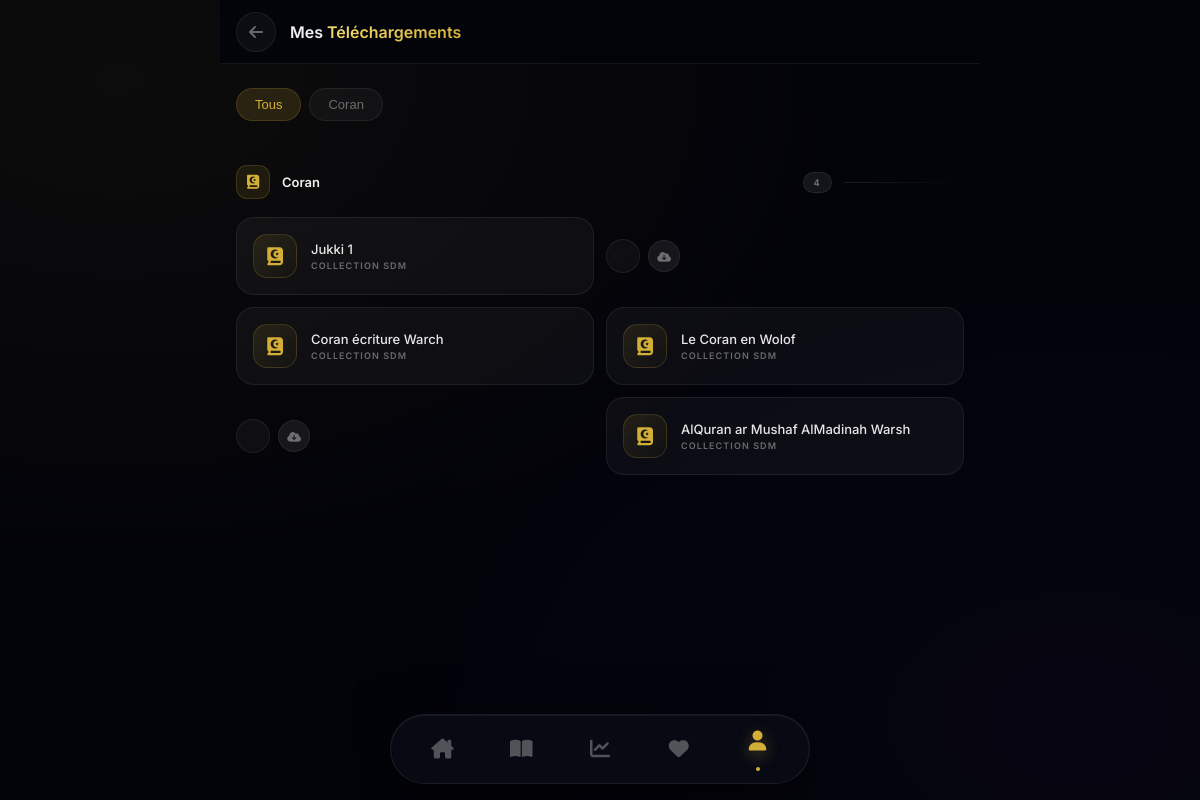
Page /telechargements/ (signed in) on the committed database.
### bibliotheque/models.py (models this page shows, shortened)
class Coran(models.Model):
    titre = models.CharField(max_length=100, db_index=True)
    numero = models.IntegerField(blank=True, null=True)
    traduction_fr = models.TextField(blank=True, null=True)
    fichier_pdf = models.FileField(upload_to='coran_pdf/', blank=True, null=True)
    fichier_audio = models.FileField(upload_to='coran_audio/', blank=True, null=True)
    est_premium = models.BooleanField(default=False, help_text="Cocher pour réserver ce contenu aux utilisateurs Premium")

### bibliotheque/views.py (the view)
# urls.py: path('telechargements/', views.view_telechargements, name='telechargements'),
@login_required
def view_telechargements(request):
    telechargements = Telechargement.objects.filter(user=request.user)
    telechargements_by_type = {
        'Khassida': [],
        'Coran': [],
        'Son': []
    }
    for tc in telechargements:
        if tc.content_object is None:
            continue
        model_name = tc.content_type.model
        if model_name == 'khassida':
            telechargements_by_type['Khassida'].append(tc.content_object)
        elif model_name == 'coran':
            telechargements_by_type['Coran'].append(tc.content_object)
        elif model_name == 'son':
            telechargements_by_type['Son'].append(tc.content_object)
    context = {
        'telechargements_by_type': telechargements_by_type
    }
    return render(request, 'bibliotheque/telechargements.html', context)

### bibliotheque/templates/bibliotheque/telechargements.html (shortened to what this page needs)
{% load static %}
<!DOCTYPE html>
<html lang="fr">
<head>
    <link href="https://cdnjs.cloudflare.com/ajax/libs/font-awesome/6.4.0/css/all.min.css" rel="stylesheet">
</head>
<body>
    <div class="topbar">
        <a href="{% url 'home' %}" class="back-btn"><i class="fa-solid fa-arrow-left"></i></a>
        <h1 class="topbar-title">Mes <span>Téléchargements</span></h1>
    </div>
    <div class="content">
        <div class="filters-scroll">
            <button class="filter-btn active" onclick="filterCategory('Tous', this)">Tous</button>
            {% if telechargements_by_type.Coran %}<button class="filter-btn" onclick="filterCategory('Coran', this)">Coran</button>{% endif %}
        </div>
        {% for type, items in telechargements_by_type.items %}
        {% if items %}
        <div class="category-section" data-category="{{ type }}">
        <div class="section-hdr" style="margin-top: {% if not forloop.first %}32px{% else %}0{% endif %}">
            <div class="section-hdr-icon">
                {% if type == 'Son' %}<i class="fa-solid fa-headphones"></i>
                {% elif type == 'Khassida' %}<i class="fa-solid fa-book-open"></i>
                {% elif type == 'Coran' %}<i class="fa-solid fa-quran"></i>
                {% else %}<i class="fa-solid fa-download"></i>{% endif %}
            </div>
            <span class="section-hdr-label">{{ type }}</span>
            <span class="section-count">{{ items|length }}</span>
        </div>
        <div class="fav-grid">
            {% for item in items %}
            {% if item %}
            {% if type == 'Khassida' %}
            <a href="{% url 'lire_pdf' 'khassida' item.id %}" class="fav-card" style="animation-delay: {{ forloop.counter0 }}5ms">
            {% elif type == 'Coran' %}
            <a href="{% url 'lire_pdf' 'coran' item.id %}" class="fav-card" style="animation-delay: {{ forloop.counter0 }}5ms">
            {% elif type == 'Son' %}
            <a href="{% url 'liste_sons' %}?autoplay={{ item.id }}" class="fav-card" style="animation-delay: {{ forloop.counter0 }}5ms">
            {% else %}
            <a href="#" class="fav-card" style="animation-delay: {{ forloop.counter0 }}5ms">
            {% endif %}
                <div class="fav-icon {% if type == 'Son' %}green{% endif %}">
                    {% if type == 'Son' %}<i class="fa-solid fa-headphones"></i>
                    {% elif type == 'Khassida' %}<i class="fa-solid fa-book-open"></i>
                    {% elif type == 'Coran' %}<i class="fa-solid fa-quran"></i>
                    {% else %}<i class="fa-solid fa-download"></i>{% endif %}
                </div>
                <div class="fav-body">
                    <div class="fav-name">{{ item.titre }}</div>
                    <div class="fav-sub">
                        {% if type == 'Son' %}{{ item.auteur_voix|default:item.get_categorie_display }}
                        {% elif item.auteur %}{{ item.auteur }}
                        {% else %}Collection SDM{% endif %}
                    </div>
                </div>
                <div class="action-btn-wrap">
                    {% if type == 'Son' and item.fichier_audio %}
                    <a href="{{ item.fichier_audio.url }}" download class="action-btn" title="Télécharger à nouveau"><i class="fa-solid fa-cloud-arrow-down"></i></a>
                    {% elif type == 'Khassida' and item.fichier_pdf %}
                    <a href="{% url 'proxy_pdf' 'khassida' item.id %}" download class="action-btn" title="Télécharger à nouveau"><i class="fa-solid fa-cloud-arrow-down"></i></a>
                    {% elif type == 'Coran' and item.fichier_pdf %}
                    <a href="{% url 'proxy_pdf' 'coran' item.id %}" download class="action-btn" title="Télécharger à nouveau"><i class="fa-solid fa-cloud-arrow-down"></i></a>
                    {% endif %}
                </div>
            </a>
            {% endif %}
            {% endfor %}
        </div>
        </div>
        {% endif %}
        {% endfor %}
    </div>
    <nav class="nav-island">
        <a href="{% url 'home' %}" class="nav-item"><i class="fa-solid fa-house-chimney"></i><div class="nav-dot"></div></a>
        <a href="{% url 'liste' 'khassida' %}" class="nav-item"><i class="fa-solid fa-book-open"></i><div class="nav-dot"></div></a>
        <a href="{% url 'dashboard' %}" class="nav-item"><i class="fa-solid fa-chart-line"></i><div class="nav-dot"></div></a>
        <a href="{% url 'favoris' %}" class="nav-item"><i class="fa-solid fa-heart"></i><div class="nav-dot"></div></a>
        <a href="{% url 'profile' %}" class="nav-item active"><i class="fa-solid fa-user"></i><div class="nav-dot"></div></a>
    </nav>
</body>
</html>

### rows in the picture
Coran: type "Coran", items "4", titre "Jukki 1"
Coran: titre "Coran écriture Warch"
Coran: titre "Le Coran en Wolof"
Coran: titre "AlQuran ar Mushaf AlMadinah Warsh"
